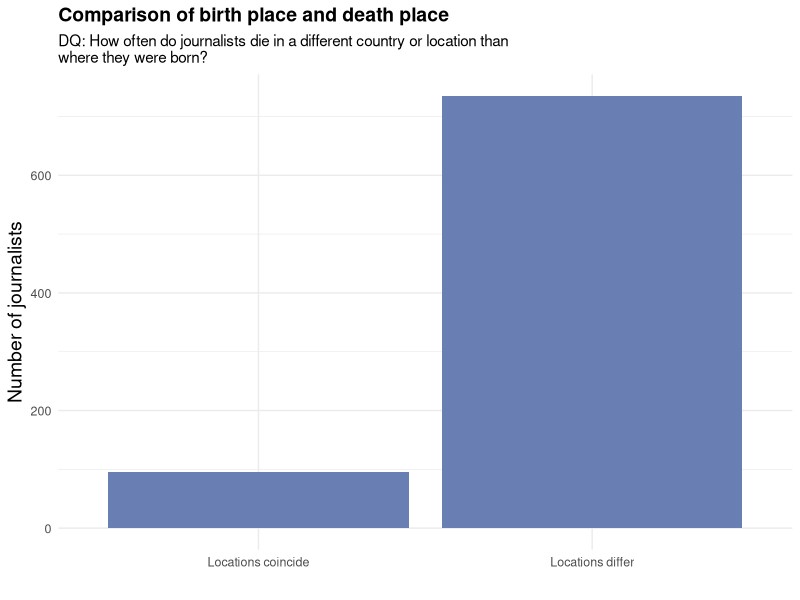
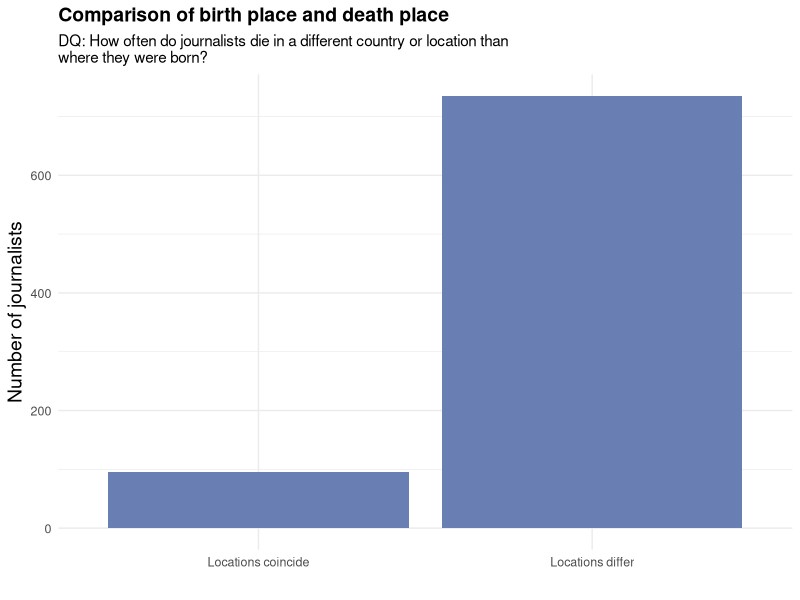

Here is the R script that generated these plots, in order:
# journalist birth place and death place
library(tidyverse)


bd_place_data <- read_csv('journalists.csv') |>
  select("title", 'ontology/birthPlace', 'ontology/birthPlace_label', 'ontology/deathPlace', 'ontology/deathPlace_label', 'ontology/country', 'ontology/country_label')|>
  rename('birthPlace' = 'ontology/birthPlace_label', 'deathPlace' = 'ontology/deathPlace_label' )|>
  mutate(
    bd_coincide = as.integer(birthPlace == deathPlace),
  bd_differ = as.integer(birthPlace != deathPlace)) 

bd_place <- bd_place_data |>
  pivot_longer(
    cols = c(bd_coincide, bd_differ),
    names_to = "birth_death",
    values_to = "coincide_or_differ"
  ) |>
  group_by(birth_death) |>
  summarise(total = sum(coincide_or_differ, na.rm=TRUE))

ggplot(bd_place) +
  aes(x = birth_death, y = total) +
  labs (
    title = 'Comparison of birth place and death place',
    subtitle = 'DQ: How often do journalists die in a different country or location than \nwhere they were born?',
    y = 'Number of journalists', # whose birth and death locations differ/coincide
    x = ''
  ) +
  scale_x_discrete(labels = c('Locations coincide', 'Locations differ')) +
  theme_minimal() +
  theme(plot.title = element_text(face = 'bold', size = 14), axis.text.x = element_text(size = 9), axis.text.y = element_text(size = 9), axis.title = element_text(size = 14))+
  geom_col(position = 'dodge', fill = "#697fb3ff")

ggsave('Comparison_of_birth_place_and_death_place_BAR_PLOT.png')


# bd_place <- bd_place |>
#   rowwise() |>
#   mutate(
#     bd_coincide = as.integer(
#       any(
#         strsplit(`ontology/birthPlace`, " \\| ")[[1]] %in%
#         strsplit(`ontology/deathPlace`, " \\| ")[[1]]
#       )
#     )
#   ) |>
#   ungroup()

